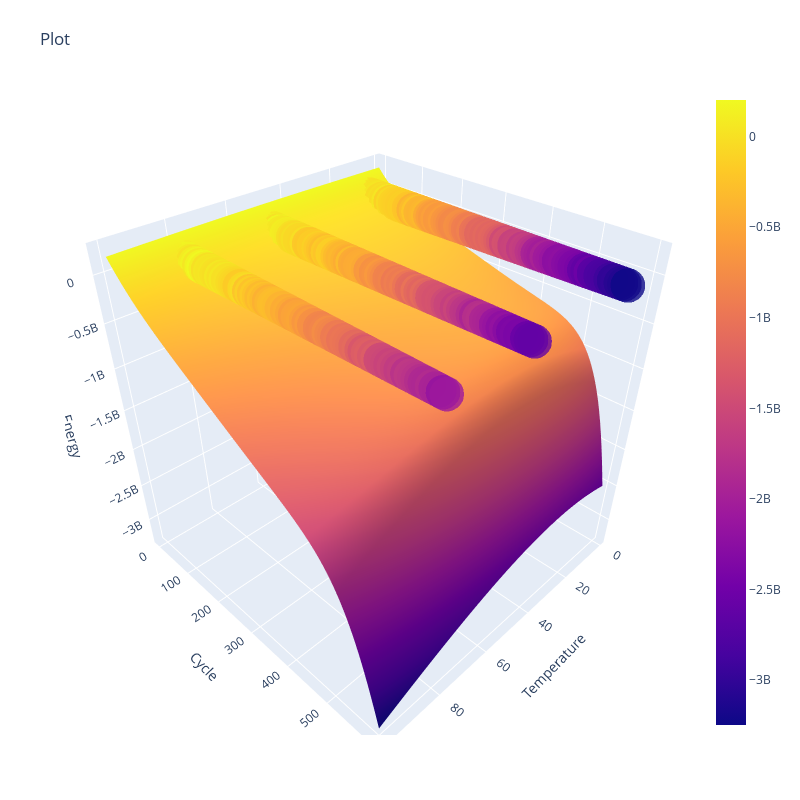

Write notebook code for a chart like this one.
### Code cell
# my_gpo = GPOptimizer(2, np.array([[temp_low,temp_high],[c_low,c_high]]))
# my_gpo = GPOptimizer(x_data, y_data)
# my_gpo.init_gp(np.array([0.01, 0.01, 0.01, 1, 1, 80, 400000]), gp_mean_function=mean)

#my_gpo.init_gp(np.array([1.50218860e+01, 2.50038865e+02, 5.08911155e-02, 4.88959850e-01,
#        5.52568959e+01]), gp_kernel_function=kernel, gp_mean_function=mean)

#print("tell")
# my_gpo.tell(x_data,y_data,variances=0.001*y_data)

bounds = np.array([[0.001,100],[0.001,100],[0.001,100],[0.1,10],[0.1,10],[30,150],[300000,700000]])
my_trained_hps = np.array([0.01, 0.01, 0.01, 1, 1, 80, 400000])

my_gpo = GPOptimizer(x_data, y_data,
                      init_hyperparameters=my_trained_hps,
                      # hyperparameter_bounds=bounds,
                      # gp_kernel_function= my_kernel,
                      gp_mean_function=mean,
                      gp_noise_function=s)




my_gpo.train(hyperparameter_bounds=bounds)

#print("hps: ", my_gpo.hyperparameters)
f = my_gpo.posterior_mean(my_space)["f(x)"]
v = my_gpo.posterior_covariance(my_space, add_noise=True)["v(x)"]


f_re = f.reshape(100,100)

plot(x_space,y_space,f_re, data = np.column_stack([my_gpo.x_data,my_gpo.y_data]))

### Figure 1 — Plotly figure (JSON) as saved in the notebook; plotly's stock layout.template omitted (floating-point values rounded to 4 significant figures; data arrays with more than 128 entries replaced by an {"elided": "..."} marker saying what was removed)
{"data": [{"type": "surface", "x": {"elided": "100x100 int values"}, "y": {"elided": "100x100 float values"}, "z": {"elided": "100x100 float values"}}, {"marker": {"color": {"elided": "300 float values"}, "opacity": 0.8, "size": 12}, "mode": "markers", "type": "scatter3d", "x": {"elided": "300 int values"}, "y": {"elided": "300 int values"}, "z": {"elided": "300 float values"}}], "layout": {"autosize": true, "height": 800, "margin": {"b": 65, "l": 65, "r": 50, "t": 90}, "scene": {"xaxis": {"title": {"text": "Temperature"}}, "yaxis": {"title": {"text": "Cycle"}}, "zaxis": {"title": {"text": "Energy"}}}, "title": {"text": "Plot"}, "width": 800}}
